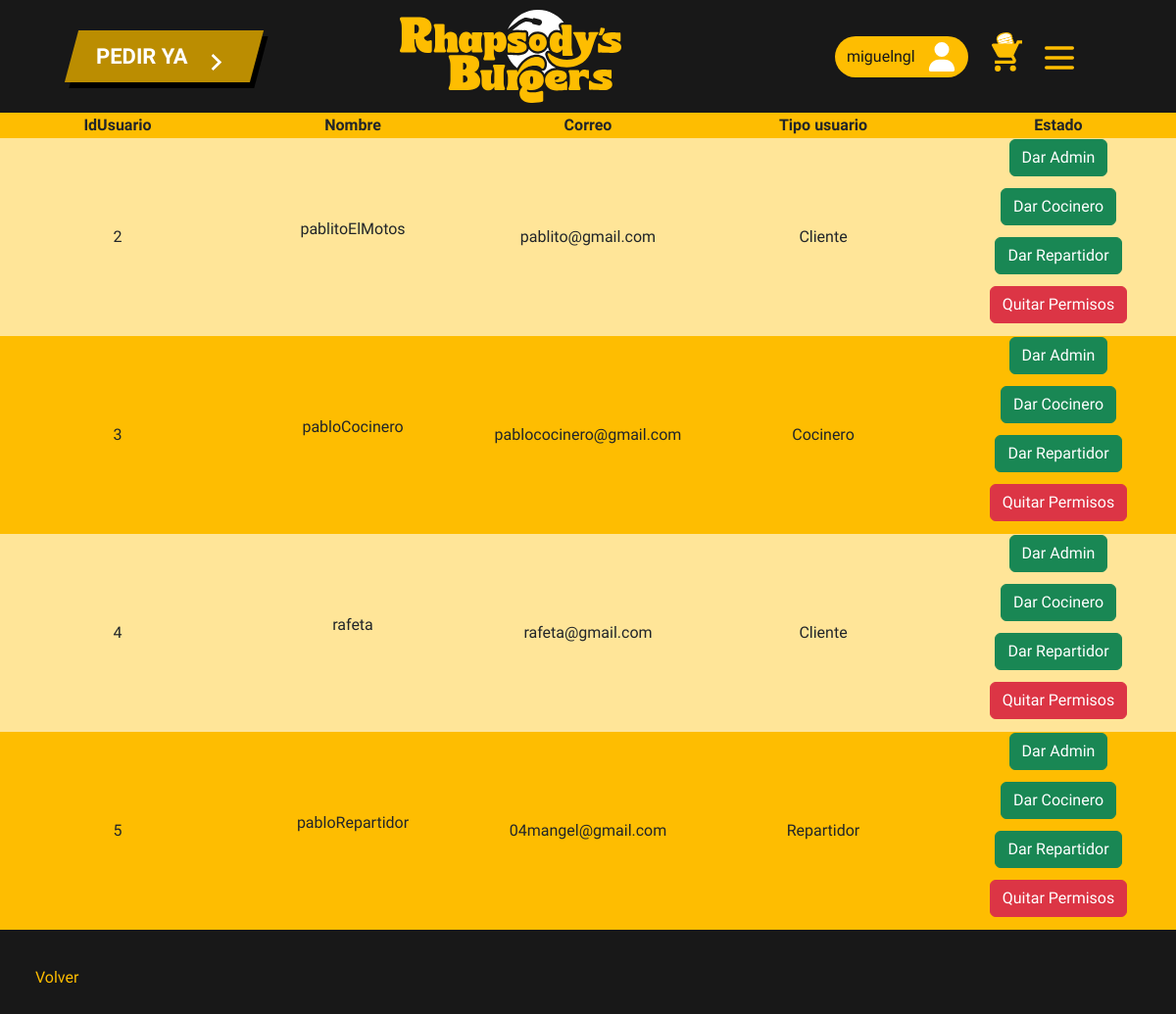
The app's page /darPermisos.php (signed in), older data.
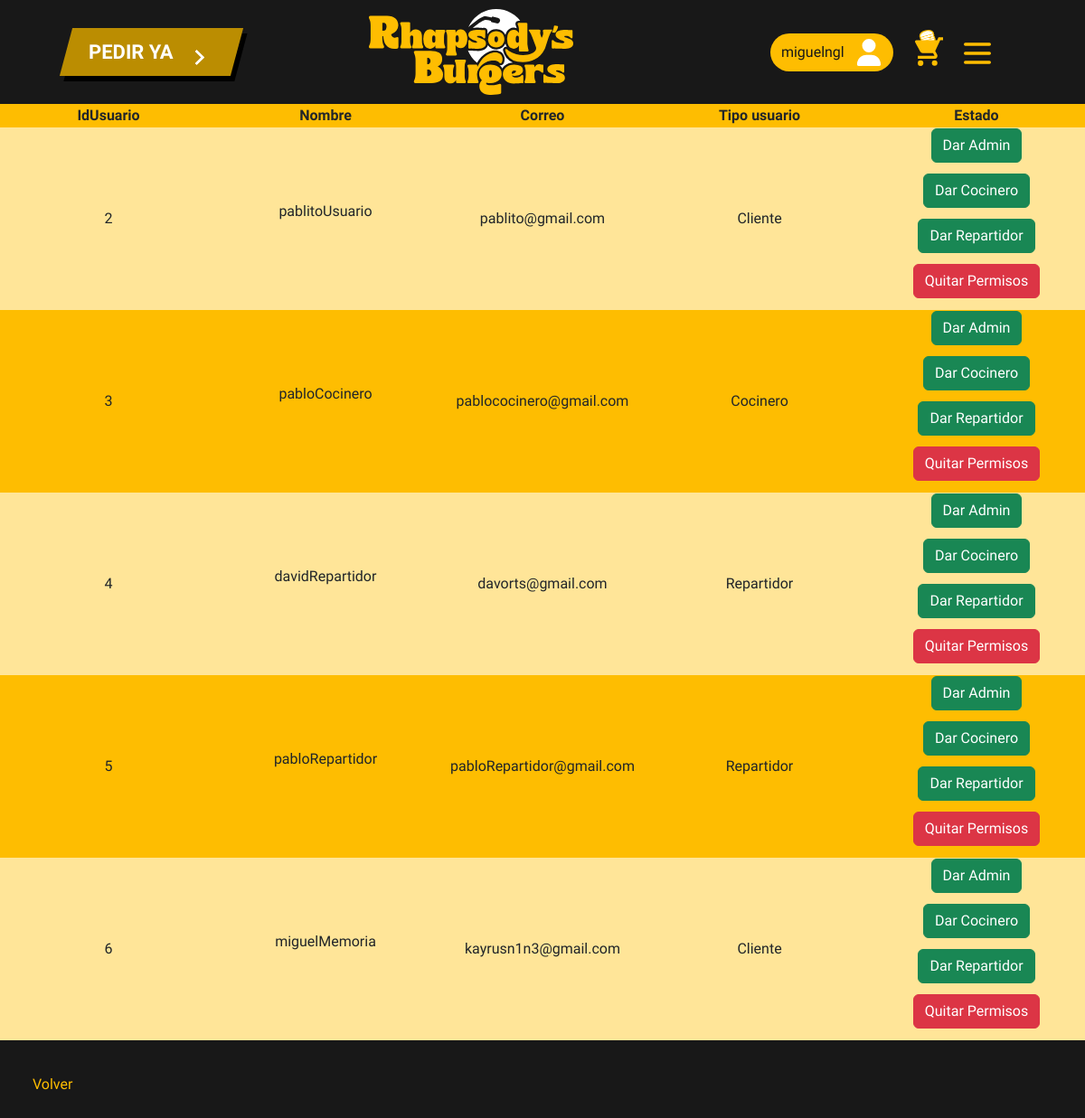
The same page, newer data.
### tables this page shows
CREATE TABLE `usuario` (
  `IdUsuario` int(11) NOT NULL,
  `Apodo` varchar(255) DEFAULT NULL,
  `Nombre` varchar(255) DEFAULT NULL,
  `Apellidos` varchar(255) DEFAULT NULL,
  `Direccion` varchar(255) DEFAULT NULL,
  `Correo` varchar(255) DEFAULT NULL,
  `Contrasena` varchar(255) DEFAULT NULL,
  `Tipo_usuario` tinyint(1) DEFAULT NULL
);

### darPermisos.php (the view, shortened to what this page needs)
<!DOCTYPE html>
<html lang="en">
<head>
    <link rel="stylesheet" href="css/normalize.css">
    <link href="https://cdn.jsdelivr.net/npm/bootstrap@5.3.2/dist/css/bootstrap.min.css" rel="stylesheet">
    <link rel="stylesheet" href="css/gestiones.css">
    <link rel="stylesheet" href="css/header.css">
    <link rel="stylesheet" href="css/footer.css">
</head>
<body>
<?php
include './php/conexion.php';
include './php/header.php';
if(isset($_SESSION["Usu"])){
    $idUsu = $_SESSION["Usu"];
    $consulta1 = "SELECT * FROM `usuario` WHERE `Apodo` =  ?";
    $stmt = $conexion->prepare($consulta1);
    $stmt->bind_param("s", $idUsu);
    $stmt->execute();
    $result = $stmt->get_result();
    if($result->num_rows > 0){
        $array = $result->fetch_assoc();
        if($array["Tipo_usuario"] == 1){
            $consulta2 = "SELECT * FROM `usuario`";
            $stmt2 = $conexion->prepare($consulta2);
            $stmt2->execute();
            $result2 = $stmt2->get_result();
            if($result2->num_rows > 0){
                echo "<table>";
                echo "<tr><th>IdUsuario</th><th>Nombre</th><th>Correo</th><th>Tipo usuario</th><th>Estado</th></tr>";
                while ($array2 = $result2->fetch_assoc()) {
                    echo "<tr><td>".$array2['IdUsuario']."</td><td><p>".$array2['Apodo']."</p></td><td>".$array2['Correo']."</td><td>";
                    if($array2['Tipo_usuario'] == 0){
                        echo "Cliente</td>";
                    } elseif($array2['Tipo_usuario'] == 1){
                        echo "Administrador</td>";
                    } elseif($array2['Tipo_usuario'] == 2) {
                        echo "Cocinero</td>";
                    }else{
                        echo "Repartidor</td>";
                    }
                    echo "<td class='estado'>
                    <form action='php/darUsuario.php' method='post' enctype='multipart/form-data'>
                        <input type='number' id='id' name='id' class='d-none' value='".$array2['IdUsuario']."'>
                        <input type='hidden' name='tipo_usuario' value='1'>
                        <input type='submit' id='enviar_admin' class='btn btn-success' value='Dar Admin'>
                    </form>
                    <form action='php/darUsuario.php' method='post' enctype='multipart/form-data'>
                        <input type='number' id='id' name='id' class='d-none' value='".$array2['IdUsuario']."'>
                        <input type='hidden' name='tipo_usuario' value='2'>
                        <input type='submit' id='enviar_cocinero' class='btn btn-success' value='Dar Cocinero'>
                    </form>
                    <form action='php/darUsuario.php' method='post' enctype='multipart/form-data'>
                        <input type='number' id='id' name='id' class='d-none' value='".$array2['IdUsuario']."'>
                        <input type='hidden' name='tipo_usuario' value='3'>
                        <input type='submit' id='enviar_cocinero' class='btn btn-success' value='Dar Repartidor'>
                    </form>
                    <form action='php/darUsuario.php' method='post' enctype='multipart/form-data'>
                        <input type='number' id='id' name='id' class='d-none' value='".$array2['IdUsuario']."'>
                        <input type='hidden' name='tipo_usuario' value='0'>
                        <input type='submit' id='enviar_cocinero' class='btn btn-danger' value='Quitar Permisos'>
                    </form>
                    </td></tr>";
                }
                echo "</table>";
                echo "<nav class='submenu'><a href=miperfil.php>Volver</a></nav>";
            }
        }else{
            echo("<h4>ERROR 404 NOT FOUND</h4>");
        }
    }else{
        echo("<h4>ERROR 404 NOT FOUND</h4>");
    }
    }else{
        echo("<h4>ERROR 404 NOT FOUND</h4>");
    }
?>
</body>
</html>

Row changes from the older to the newer data that the page shows:
changed usuario "pablito@gmail.com": Apodo "pablitoElMotos" → "pablitoUsuario"
changed usuario id 4: Apodo "rafeta" → "davidRepartidor"; Correo "rafeta@gmail.com" → "davorts@gmail.com"; Tipo_usuario "Cliente" → "Repartidor"
changed usuario "pabloRepartidor": Correo "04mangel@gmail.com" → "pabloRepartidor@gmail.com"
added usuario: IdUsuario "6", Apodo "miguelMemoria", Correo "kayrusn1n3@gmail.com", Tipo_usuario "Cliente"
